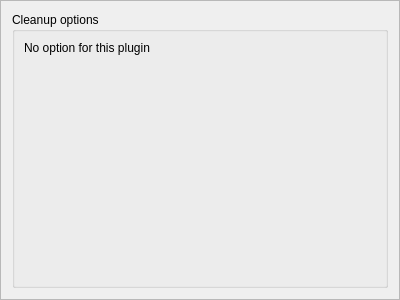
<?xml version="1.0" encoding="UTF-8"?>
<ui version="4.0">
 <class>FilterCleanupOptionsFrame</class>
 <widget class="QFrame" name="FilterCleanupOptionsFrame">
  <property name="geometry">
   <rect>
    <x>0</x>
    <y>0</y>
    <width>400</width>
    <height>300</height>
   </rect>
  </property>
  <property name="windowTitle">
   <string>Frame</string>
  </property>
  <property name="frameShape">
   <enum>QFrame::StyledPanel</enum>
  </property>
  <property name="frameShadow">
   <enum>QFrame::Raised</enum>
  </property>
  <layout class="QVBoxLayout" name="verticalLayout_2">
   <item>
    <widget class="QGroupBox" name="groupBox">
     <property name="title">
      <string>Cleanup options</string>
     </property>
     <layout class="QVBoxLayout" name="verticalLayout">
      <item>
       <widget class="QLabel" name="label">
        <property name="text">
         <string>No option for this plugin</string>
        </property>
       </widget>
      </item>
      <item>
       <spacer name="verticalSpacer">
        <property name="orientation">
         <enum>Qt::Vertical</enum>
        </property>
        <property name="sizeHint" stdset="0">
         <size>
          <width>20</width>
          <height>40</height>
         </size>
        </property>
       </spacer>
      </item>
     </layout>
    </widget>
   </item>
  </layout>
 </widget>
 <resources/>
 <connections/>
</ui>
